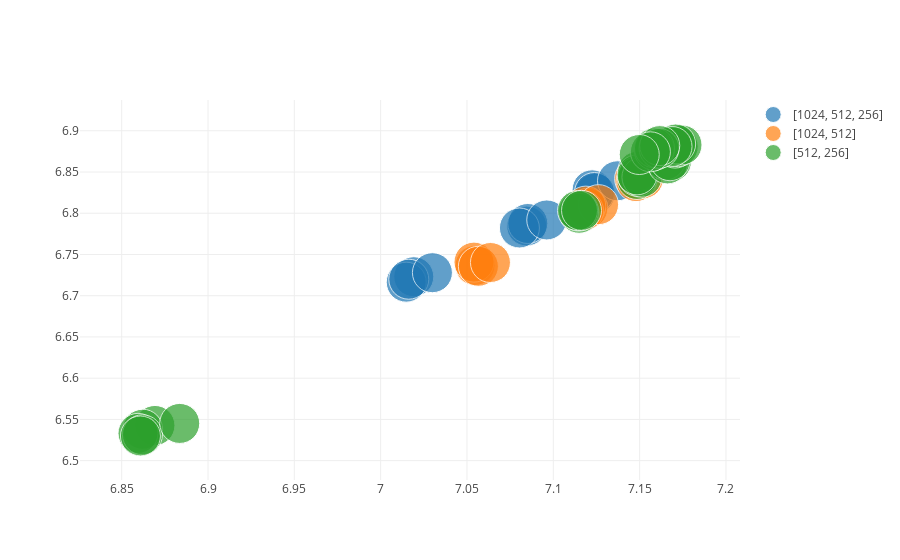

Notebook code for this chart:
### Code cell
results.results_dataframe_graph(facet='full',att=['full', 'drop', 'lag', 'nneighbors'])

### Figure 1 — Plotly figure (JSON) as saved in the notebook; plotly's stock layout.template omitted (floating-point values rounded to 4 significant figures)
{"data": [{"marker": {"size": [40, 40, 40, 40, 40, 40, 40, 40, 40, 40, 40, 40]}, "mode": "markers", "name": "[1024, 512, 256]", "text": ["full:[1024, 512, 256]-drop:0.3-lag:12-nneighbors:10-full:[1024, 512, 256]", "full:[1024, 512, 256]-drop:0.3-lag:12-nneighbors:15-full:[1024, 512, 256]", "full:[1024, 512, 256]-drop:0.3-lag:12-nneighbors:20-full:[1024, 512, 256]", "full:[1024, 512, 256]-drop:0.3-lag:12-nneighbors:5-full:[1024, 512, 256]", "full:[1024, 512, 256]-drop:0.3-lag:18-nneighbors:10-full:[1024, 512, 256]", "full:[1024, 512, 256]-drop:0.3-lag:18-nneighbors:15-full:[1024, 512, 256]", "full:[1024, 512, 256]-drop:0.3-lag:18-nneighbors:20-full:[1024, 512, 256]", "full:[1024, 512, 256]-drop:0.3-lag:18-nneighbors:5-full:[1024, 512, 256]", "full:[1024, 512, 256]-drop:0.3-lag:6-nneighbors:10-full:[1024, 512, 256]", "full:[1024, 512, 256]-drop:0.3-lag:6-nneighbors:15-full:[1024, 512, 256]", "full:[1024, 512, 256]-drop:0.3-lag:6-nneighbors:20-full:[1024, 512, 256]", "full:[1024, 512, 256]-drop:0.3-lag:6-nneighbors:5-full:[1024, 512, 256]"], "type": "scatter", "uid": "2f8e11d7-8887-4f52-ba19-033a95e0de17", "x": [7.085, 7.085, 7.08, 7.096, 7.019, 7.015, 7.016, 7.03, 7.124, 7.122, 7.124, 7.137], "y": [6.785, 6.788, 6.782, 6.792, 6.723, 6.716, 6.72, 6.728, 6.824, 6.828, 6.825, 6.839]}, {"marker": {"size": [40, 40, 40, 40, 40, 40, 40, 40, 40, 40, 40, 40]}, "mode": "markers", "name": "[1024, 512]", "text": ["full:[1024, 512]-drop:0.3-lag:12-nneighbors:10-full:[1024, 512]", "full:[1024, 512]-drop:0.3-lag:12-nneighbors:15-full:[1024, 512]", "full:[1024, 512]-drop:0.3-lag:12-nneighbors:20-full:[1024, 512]", "full:[1024, 512]-drop:0.3-lag:12-nneighbors:5-full:[1024, 512]", "full:[1024, 512]-drop:0.3-lag:18-nneighbors:10-full:[1024, 512]", "full:[1024, 512]-drop:0.3-lag:18-nneighbors:15-full:[1024, 512]", "full:[1024, 512]-drop:0.3-lag:18-nneighbors:20-full:[1024, 512]", "full:[1024, 512]-drop:0.3-lag:18-nneighbors:5-full:[1024, 512]", "full:[1024, 512]-drop:0.3-lag:6-nneighbors:10-full:[1024, 512]", "full:[1024, 512]-drop:0.3-lag:6-nneighbors:15-full:[1024, 512]", "full:[1024, 512]-drop:0.3-lag:6-nneighbors:20-full:[1024, 512]", "full:[1024, 512]-drop:0.3-lag:6-nneighbors:5-full:[1024, 512]"], "type": "scatter", "uid": "ab71b32f-46ae-41b8-8da4-ccc27b6f0fbf", "x": [7.12, 7.119, 7.118, 7.126, 7.055, 7.054, 7.057, 7.064, 7.148, 7.147, 7.148, 7.152], "y": [6.806, 6.809, 6.803, 6.81, 6.737, 6.741, 6.736, 6.74, 6.843, 6.842, 6.838, 6.842]}, {"marker": {"size": [40, 40, 40, 40, 40, 40, 40, 40, 40, 40, 40, 40, 40, 40, 40, 40, 40, 40, 40, 40, 40, 40, 40, 40, 40, 40, 40, 40, 40, 40, 40, 40]}, "mode": "markers", "name": "[512, 256]", "text": ["full:[512, 256]-drop:0.0-lag:6-nneighbors:10-full:[512, 256]", "full:[512, 256]-drop:0.0-lag:6-nneighbors:15-full:[512, 256]", "full:[512, 256]-drop:0.0-lag:6-nneighbors:20-full:[512, 256]", "full:[512, 256]-drop:0.0-lag:6-nneighbors:25-full:[512, 256]", "full:[512, 256]-drop:0.0-lag:6-nneighbors:30-full:[512, 256]", "full:[512, 256]-drop:0.0-lag:6-nneighbors:5-full:[512, 256]", "full:[512, 256]-drop:0.2-lag:6-nneighbors:10-full:[512, 256]", "full:[512, 256]-drop:0.2-lag:6-nneighbors:15-full:[512, 256]", "full:[512, 256]-drop:0.2-lag:6-nneighbors:20-full:[512, 256]", "full:[512, 256]-drop:0.2-lag:6-nneighbors:25-full:[512, 256]", "full:[512, 256]-drop:0.2-lag:6-nneighbors:30-full:[512, 256]", "full:[512, 256]-drop:0.2-lag:6-nneighbors:5-full:[512, 256]", "full:[512, 256]-drop:0.3-lag:12-nneighbors:10-full:[512, 256]", "full:[512, 256]-drop:0.3-lag:12-nneighbors:15-full:[512, 256]", "full:[512, 256]-drop:0.3-lag:12-nneighbors:20-full:[512, 256]", "full:[512, 256]-drop:0.3-lag:12-nneighbors:5-full:[512, 256]", "full:[512, 256]-drop:0.3-lag:18-nneighbors:10-full:[512, 256]", "full:[512, 256]-drop:0.3-lag:18-nneighbors:15-full:[512, 256]", "full:[512, 256]-drop:0.3-lag:18-nneighbors:20-full:[512, 256]", "full:[512, 256]-drop:0.3-lag:18-nneighbors:5-full:[512, 256]", "full:[512, 256]-drop:0.3-lag:6-nneighbors:10-full:[512, 256]", "full:[512, 256]-drop:0.3-lag:6-nneighbors:15-full:[512, 256]", "full:[512, 256]-drop:0.3-lag:6-nneighbors:20-full:[512, 256]", "full:[512, 256]-drop:0.3-lag:6-nneighbors:25-full:[512, 256]", "full:[512, 256]-drop:0.3-lag:6-nneighbors:30-full:[512, 256]", "full:[512, 256]-drop:0.3-lag:6-nneighbors:5-full:[512, 256]", "full:[512, 256]-drop:0.4-lag:6-nneighbors:10-full:[512, 256]", "full:[512, 256]-drop:0.4-lag:6-nneighbors:15-full:[512, 256]", "full:[512, 256]-drop:0.4-lag:6-nneighbors:20-full:[512, 256]", "full:[512, 256]-drop:0.4-lag:6-nneighbors:25-full:[512, 256]", "full:[512, 256]-drop:0.4-lag:6-nneighbors:30-full:[512, 256]", "full:[512, 256]-drop:0.4-lag:6-nneighbors:5-full:[512, 256]"], "type": "scatter", "uid": "f14dfb84-67bd-455c-8d2c-c66cda5aca4b", "x": [6.869, 6.862, 6.859, 6.862, 6.861, 6.884, 7.15, 7.149, 7.148, 7.149, 7.151, 7.148, 7.168, 7.165, 7.166, 7.168, 7.115, 7.115, 7.114, 7.116, 7.17, 7.172, 7.172, 7.175, 7.171, 7.169, 7.158, 7.159, 7.161, 7.162, 7.156, 7.15], "y": [6.543, 6.538, 6.533, 6.531, 6.53, 6.545, 6.849, 6.851, 6.841, 6.845, 6.844, 6.847, 6.863, 6.865, 6.86, 6.864, 6.8, 6.803, 6.803, 6.803, 6.879, 6.883, 6.881, 6.883, 6.884, 6.881, 6.876, 6.879, 6.879, 6.882, 6.874, 6.871]}], "layout": {}}
